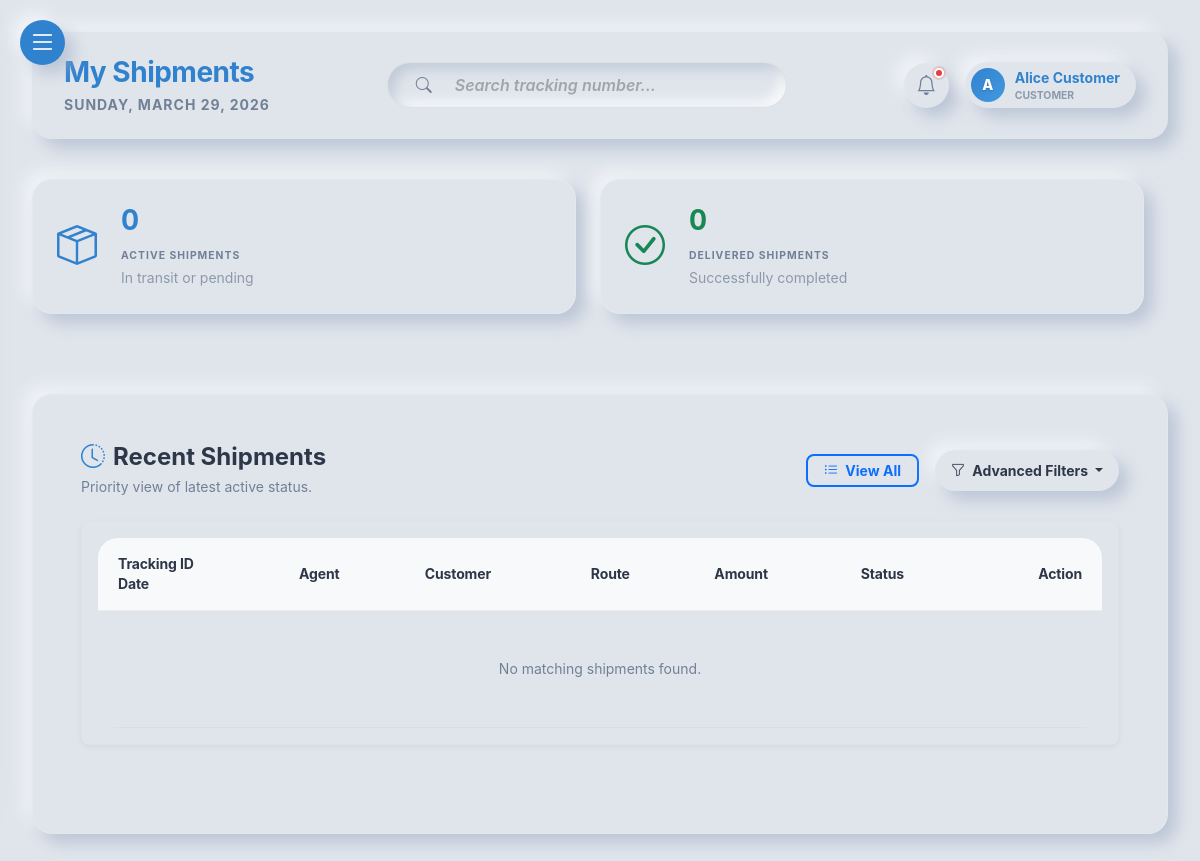
The app's page /customer/dashboard.php (signed in), older data.
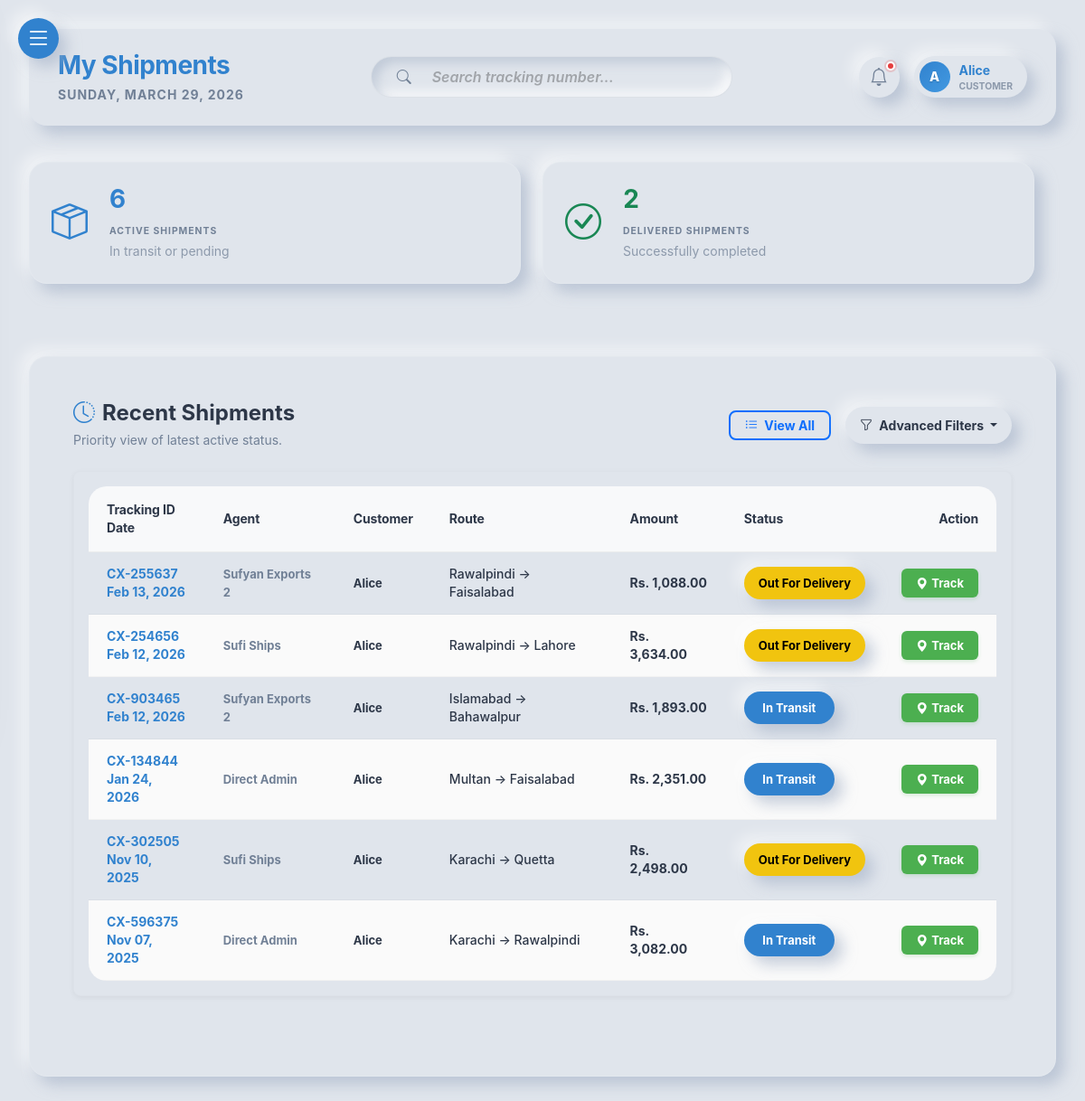
The same page, newer data.
### tables this page shows
CREATE TABLE `shipments` (
  `id` int(11) NOT NULL,
  `tracking_number` varchar(50) NOT NULL,
  `agent_id` int(11) DEFAULT NULL,
  `customer_id` int(11) NOT NULL,
  `origin_city_id` int(11) NOT NULL,
  `destination_city_id` int(11) NOT NULL,
  `recipient_name` varchar(100) NOT NULL,
  `recipient_phone` varchar(20) NOT NULL,
  `recipient_address` text NOT NULL,
  `weight` decimal(10,2) NOT NULL COMMENT 'Weight in kg',
  `price` decimal(10,2) NOT NULL,
  `status` enum('Pending','Picked Up','In Transit','Out For Delivery','Delivered','Returned','Cancelled') NOT NULL DEFAULT 'Pending',
  `created_at` timestamp NOT NULL DEFAULT current_timestamp(),
  `updated_at` timestamp NOT NULL DEFAULT current_timestamp() ON UPDATE current_timestamp()
);

CREATE TABLE `agents` (
  `id` int(11) NOT NULL,
  `name` varchar(100) NOT NULL,
  `company_name` varchar(150) NOT NULL,
  `username` varchar(50) DEFAULT NULL,
  `email` varchar(100) NOT NULL,
  `phone` varchar(20) NOT NULL,
  `password_hash` varchar(255) NOT NULL,
  `status` enum('active','inactive') NOT NULL DEFAULT 'active',
  `created_at` timestamp NOT NULL DEFAULT current_timestamp(),
  `profile_image` varchar(255) DEFAULT NULL
);

CREATE TABLE `customers` (
  `id` int(11) NOT NULL,
  `name` varchar(100) NOT NULL,
  `email` varchar(100) NOT NULL,
  `phone` varchar(20) NOT NULL,
  `password_hash` varchar(255) NOT NULL,
  `created_at` timestamp NOT NULL DEFAULT current_timestamp(),
  `profile_image` varchar(255) DEFAULT NULL
);

CREATE TABLE `cities` (
  `id` int(11) NOT NULL,
  `name` varchar(100) NOT NULL,
  `state` varchar(100) NOT NULL
);

### includes/functions.php (called while the page is built, shortened)
<?php
function escape($string)
{
    return htmlspecialchars($string, ENT_QUOTES, 'UTF-8');
}
function format_currency($amount)
{
    return 'Rs. ' . number_format((float) $amount, 2);
}
?>

### customer/dashboard.php (the view, shortened to what the rows shown need)
<?php
require_once '../includes/db.php';
require_once '../includes/functions.php';
$customer_id = current_user_id();
try {
    $stmt = $pdo->prepare("
        SELECT s.*,
               orig.name as origin_city, dest.name as dest_city,
               a.company_name as agent_name,
               c.name as customer_name
        FROM shipments s
        LEFT JOIN cities orig ON s.origin_city_id = orig.id
        LEFT JOIN cities dest ON s.destination_city_id = dest.id
        LEFT JOIN agents a ON s.agent_id = a.id
        LEFT JOIN customers c ON s.customer_id = c.id
        WHERE s.customer_id = ? AND s.status != 'Delivered'
        ORDER BY s.created_at DESC
        LIMIT 6
    ");
    $stmt->execute([$customer_id]);
    $shipments = $stmt->fetchAll();
} catch (PDOException $e) {
    $msg = display_alert("Failed to load your shipments.", "danger");
    $shipments = [];
    $active_count = 0;
    $delivered_count = 0;
}
?>
<!DOCTYPE html>
<html lang="en">
<head>
    <link href="https://cdn.jsdelivr.net/npm/bootstrap@5.3.0/dist/css/bootstrap.min.css" rel="stylesheet">
    <link rel="stylesheet" href="https://cdn.jsdelivr.net/npm/bootstrap-icons@1.11.1/font/bootstrap-icons.css">
    <link rel="stylesheet" href="../assets/css/style.css">
    <link rel="stylesheet" href="../assets/css/neumorphism.css">
</head>
<body class="neumorphic-bg">
    <div class="admin-wrapper">
        <main class="main-content">
            <?php
            require_once '../includes/top_header.php';
            ?>
            <div class="container-fluid px-0">
                <div class="neumorphic-card p-4 p-md-5 mb-5">
                    <div class="premium-table-container mt-4">
                        <div class="table-responsive" id="shipmentsTableContainer">
                            <table class="premium-table" id="recentShipmentsTable">
                                <thead>
                                    <tr>
                                        <th>Tracking ID <br> Date</th>
                                        <th>Agent</th>
                                        <th>Customer</th>
                                        <th>Route</th>
                                        <th>Amount</th>
                                        <th>Status</th>
                                        <th class="text-end">Action</th>
                                    </tr>
                                </thead>
                                <tbody id="shipmentsTableBody">
                                    <?php if (empty($shipments)): ?>
                                    <tr>
                                        <td colspan="7" class="text-center text-muted py-5">No matching shipments found.
                                        </td>
                                    </tr>
                                    <?php else: ?>
                                    <?php foreach (array_slice($shipments, 0, 6) as $ship): ?>
                                    <tr class="shipment-row">
                                        <td class="fw-bold text-primary">
                                            <?= escape($ship['tracking_number']), "<br>",date('M d, Y', strtotime($ship['created_at']))  ?>
                                        </td>
                                        <td class="small fw-bold text-muted">
                                            <?= escape($ship['agent_name'] ?? 'Direct Admin') ?></td>
                                        <td>
                                            <div class="fw-bold small"><?= escape($ship['customer_name']) ?></div>
                                        </td>
                                        <td class="fw-medium"><?= escape($ship['origin_city']) ?> &rarr;
                                            <?= escape($ship['dest_city']) ?></td>
                                        <td class="fw-bold"><?= format_currency($ship['price']) ?></td>
                                        <td>
                                            <?php
                                                $bg = match ($ship['status']) {
                                                    'Pending' => 'status-pending',
                                                    'Delivered' => 'status-delivered',
                                                    'Cancelled' => 'status-cancelled',
                                                    'Returned' => 'status-returned',
                                                    'Picked Up' => 'status-picked-up',
                                                    'Out For Delivery' => 'status-out-delivery',
                                                    default => 'status-transit'
                                                };
                                                ?>
                                            <span
                                                class="badge-neumorphic <?= $bg ?> small fw-bold"><?= escape($ship['status']) ?></span>
                                        </td>
                                        <td class="text-end">
                                            <a href="track_shipment.php?tracking_number=<?= $ship['tracking_number'] ?>"
                                                class="btn-track">
                                                <i class="bi bi-geo-alt-fill me-1"></i> Track
                                            </a>
                                        </td>
                                    </tr>
                                    <?php endforeach; ?>
                                    <?php endif; ?>
                                </tbody>
                            </table>
                        </div>
                    </div>
                </div>
            </div>
        </main>
    </div>
</body>
</html>

Row changes from the older to the newer data that the page shows:
added shipments: tracking_number "CX-255637", created_at "Feb 13, 2026", agent.company_name "Sufyan Exports 2", customer.name "Alice", origin_city.name "Rawalpindi", destination_city.name "Faisalabad", price "Rs. 1,088.00", status "Out For Delivery"
added shipments: tracking_number "CX-254656", created_at "Feb 12, 2026", agent.company_name "Sufi Ships", customer.name "Alice", origin_city.name "Rawalpindi", destination_city.name "Lahore", price "Rs. 3,634.00", status "Out For Delivery"
added shipments: tracking_number "CX-903465", created_at "Feb 12, 2026", agent.company_name "Sufyan Exports 2", customer.name "Alice", origin_city.name "Islamabad", destination_city.name "Bahawalpur", price "Rs. 1,893.00", status "In Transit"
added shipments: tracking_number "CX-134844", created_at "Jan 24, 2026", agent_name "Direct Admin", customer.name "Alice", origin_city.name "Multan", destination_city.name "Faisalabad", price "Rs. 2,351.00", status "In Transit"
added shipments: tracking_number "CX-302505", created_at "Nov 10, 2025", agent.company_name "Sufi Ships", customer.name "Alice", origin_city.name "Karachi", destination_city.name "Quetta", price "Rs. 2,498.00", status "Out For Delivery"
added shipments: tracking_number "CX-596375", created_at "Nov 07, 2025", agent_name "Direct Admin", customer.name "Alice", origin_city.name "Karachi", destination_city.name "Rawalpindi", price "Rs. 3,082.00", status "In Transit"
Text that changed along with them:
$u_name: "Alice Customer" → "Alice"
$active_count: "0" → "6"
$delivered_count: "0" → "2"
text no longer shown: "No matching shipments found."
